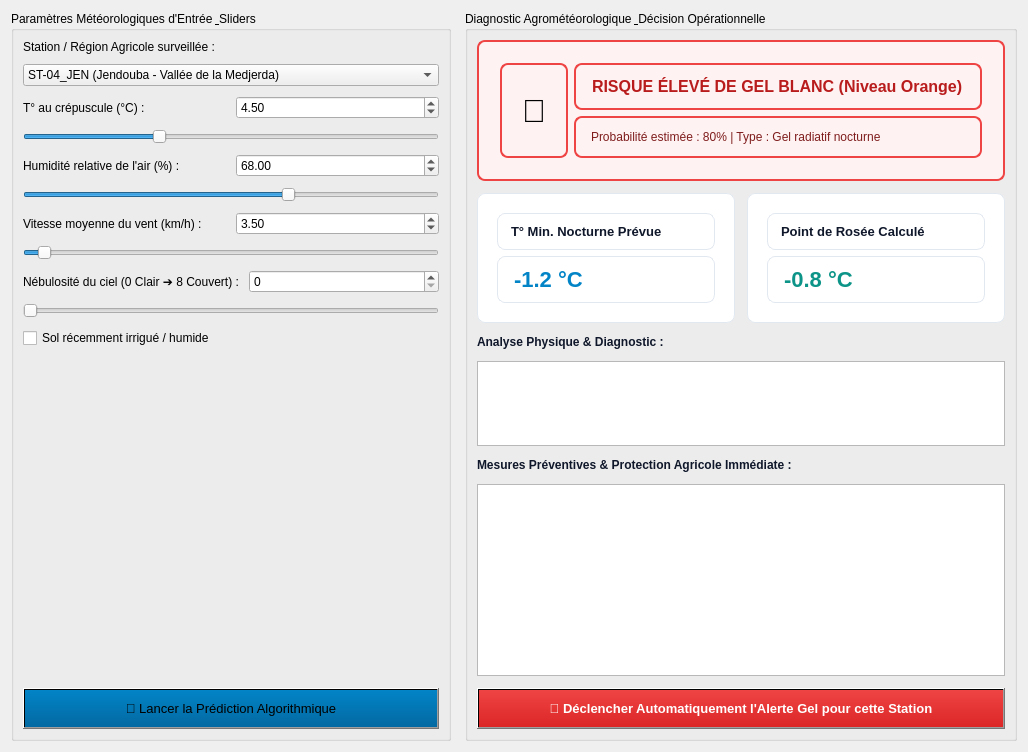
         <widget class="QWidget" name="pagePrediction">
          <layout class="QHBoxLayout" name="layoutPagePred">
           <property name="spacing"><number>14</number></property>
           <!-- LEFT: INPUTS AVEC SLIDERS PERSONNALISES -->
           <item>
            <widget class="QGroupBox" name="groupParamMeteo">
             <property name="minimumSize"><size><width>440</width><height>0</height></size></property>
             <property name="maximumSize"><size><width>480</width><height>16777215</height></size></property>
             <property name="title"><string>Paramètres Météorologiques d'Entrée &amp; Sliders</string></property>
             <layout class="QVBoxLayout" name="predParamLayout">
              <property name="spacing"><number>10</number></property>
              <item><widget class="QLabel" name="lblStationCible"><property name="text"><string>Station / Région Agricole surveillée :</string></property></widget></item>
              <item>
               <widget class="QComboBox" name="cmbStationCible">
                <item><property name="text"><string>ST-04_JEN (Jendouba - Vallée de la Medjerda)</string></property></item>
                <item><property name="text"><string>ST-06_SIL (Siliana - Hautes Plaines)</string></property></item>
                <item><property name="text"><string>ST-09_KAS (Kasserine - Zone Montagneuse)</string></property></item>
                <item><property name="text"><string>ST-07_KAI (Kairouan - Oliveraies)</string></property></item>
                <item><property name="text"><string>ST-08_NAB (Nabeul - Agrumes Cap Bon)</string></property></item>
               </widget>
              </item>
              <!-- SLIDER & SPINBOX TEMPERATURE -->
              <item>
               <layout class="QHBoxLayout" name="layoutTempHeader">
                <item><widget class="QLabel" name="lblTemp"><property name="text"><string>T° au crépuscule (°C) :</string></property></widget></item>
                <item><widget class="QDoubleSpinBox" name="spnTemp"><property name="minimum"><double>-10.0</double></property><property name="maximum"><double>35.0</double></property><property name="value"><double>4.5</double></property><property name="singleStep"><double>0.5</double></property></widget></item>
               </layout>
              </item>
              <item>
               <widget class="QSlider" name="sliderTemp">
                <property name="orientation"><enum>Qt::Horizontal</enum></property>
                <property name="minimum"><number>-100</number></property>
                <property name="maximum"><number>350</number></property>
                <property name="value"><number>45</number></property>
               </widget>
              </item>
              <!-- SLIDER & SPINBOX HUMIDITE -->
              <item>
               <layout class="QHBoxLayout" name="layoutHumHeader">
                <item><widget class="QLabel" name="lblHum"><property name="text"><string>Humidité relative de l'air (%) :</string></property></widget></item>
                <item><widget class="QDoubleSpinBox" name="spnHum"><property name="minimum"><double>10.0</double></property><property name="maximum"><double>100.0</double></property><property name="value"><double>68.0</double></property><property name="singleStep"><double>1.0</double></property></widget></item>
               </layout>
              </item>
              <item>
               <widget class="QSlider" name="sliderHum">
                <property name="orientation"><enum>Qt::Horizontal</enum></property>
                <property name="minimum"><number>10</number></property>
                <property name="maximum"><number>100</number></property>
                <property name="value"><number>68</number></property>
               </widget>
              </item>
              <!-- SLIDER & SPINBOX VENT -->
              <item>
               <layout class="QHBoxLayout" name="layoutVentHeader">
                <item><widget class="QLabel" name="lblVent"><property name="text"><string>Vitesse moyenne du vent (km/h) :</string></property></widget></item>
                <item><widget class="QDoubleSpinBox" name="spnVent"><property name="minimum"><double>0.0</double></property><property name="maximum"><double>100.0</double></property><property name="value"><double>3.5</double></property><property name="singleStep"><double>0.5</double></property></widget></item>
               </layout>
              </item>
              <item>
               <widget class="QSlider" name="sliderVent">
                <property name="orientation"><enum>Qt::Horizontal</enum></property>
                <property name="minimum"><number>0</number></property>
                <property name="maximum"><number>1000</number></property>
                <property name="value"><number>35</number></property>
               </widget>
              </item>
              <!-- SLIDER & SPINBOX NEBULOSITE -->
              <item>
               <layout class="QHBoxLayout" name="layoutNebHeader">
                <item><widget class="QLabel" name="lblNeb"><property name="text"><string>Nébulosité du ciel (0 Clair ➔ 8 Couvert) :</string></property></widget></item>
                <item><widget class="QSpinBox" name="spnNeb"><property name="minimum"><number>0</number></property><property name="maximum"><number>8</number></property><property name="value"><number>0</number></property></widget></item>
               </layout>
              </item>
              <item>
               <widget class="QSlider" name="sliderNeb">
                <property name="orientation"><enum>Qt::Horizontal</enum></property>
                <property name="minimum"><number>0</number></property>
                <property name="maximum"><number>8</number></property>
                <property name="value"><number>0</number></property>
               </widget>
              </item>
              <item>
               <widget class="QCheckBox" name="chkSolHumide">
                <property name="text"><string>Sol récemment irrigué / humide</string></property>
               </widget>
              </item>
              <item>
               <spacer name="spacerPred">
                <property name="orientation"><enum>Qt::Vertical</enum></property>
                <property name="sizeHint" stdset="0"><size><width>20</width><height>20</height></size></property>
               </spacer>
              </item>
              <item>
               <widget class="QPushButton" name="btnCalculerPrediction">
                <property name="cursor"><cursorShape>PointingHandCursor</cursorShape></property>
                <property name="text"><string>🔮 Lancer la Prédiction Algorithmique</string></property>
                <property name="styleSheet"><string notr="true">background: qlineargradient(x1:0, y1:0, x2:0, y2:1, stop:0 #0284c7, stop:1 #0369a1); padding: 12px; font-size: 13px;</string></property>
               </widget>
              </item>
             </layout>
            </widget>
           </item>
           <!-- RIGHT: RESULTATS & DIAGNOSTIC INNOVANT -->
           <item>
            <widget class="QGroupBox" name="groupResultatsPred">
             <property name="title"><string>Diagnostic Agrométéorologique &amp; Décision Opérationnelle</string></property>
             <layout class="QVBoxLayout" name="predResLayout">
              <property name="spacing"><number>12</number></property>
              <!-- BADGE DU RISQUE -->
              <item>
               <widget class="QFrame" name="frameBadgeRisque">
                <property name="styleSheet"><string notr="true">background-color: #fef2f2; border: 2px solid #ef4444; border-radius: 8px; padding: 12px;</string></property>
                <layout class="QHBoxLayout" name="badgeLayout">
                 <item><widget class="QLabel" name="lblRisqueIcon"><property name="text"><string>🚨</string></property><property name="styleSheet"><string notr="true">font-size: 32px;</string></property></widget></item>
                 <item>
                  <layout class="QVBoxLayout" name="badgeTextLayout">
                   <item><widget class="QLabel" name="lblNiveauRisqueText"><property name="text"><string>RISQUE ÉLEVÉ DE GEL BLANC (Niveau Orange)</string></property><property name="styleSheet"><string notr="true">font-size: 16px; font-weight: bold; color: #b91c1c;</string></property></widget></item>
                   <item><widget class="QLabel" name="lblProbabiliteText"><property name="text"><string>Probabilité estimée : 80% | Type : Gel radiatif nocturne</string></property><property name="styleSheet"><string notr="true">font-size: 12px; color: #7f1d1d;</string></property></widget></item>
                  </layout>
                 </item>
                </layout>
               </widget>
              </item>
              <!-- ESTIMATIONS THERMIQUES -->
              <item>
               <layout class="QHBoxLayout" name="layoutThermique">
                <item>
                 <widget class="QFrame" name="boxTMin">
                  <property name="styleSheet"><string notr="true">background: #ffffff; border: 1px solid #e2e8f0; border-radius: 8px; padding: 10px;</string></property>
                  <layout class="QVBoxLayout" name="vboxTMin">
                   <item><widget class="QLabel" name="lblTMinTitre"><property name="text"><string>T° Min. Nocturne Prévue</string></property><property name="styleSheet"><string notr="true">color: #0f172a; font-size: 13px; font-weight: bold;</string></property></widget></item>
                   <item><widget class="QLabel" name="lblTMinValeur"><property name="text"><string>-1.2 °C</string></property><property name="styleSheet"><string notr="true">font-size: 22px; font-weight: bold; color: #0284c7;</string></property></widget></item>
                  </layout>
                 </widget>
                </item>
                <item>
                 <widget class="QFrame" name="boxDew">
                  <property name="styleSheet"><string notr="true">background: #ffffff; border: 1px solid #e2e8f0; border-radius: 8px; padding: 10px;</string></property>
                  <layout class="QVBoxLayout" name="vboxDew">
                   <item><widget class="QLabel" name="lblDewTitre"><property name="text"><string>Point de Rosée Calculé</string></property><property name="styleSheet"><string notr="true">color: #0f172a; font-size: 13px; font-weight: bold;</string></property></widget></item>
                   <item><widget class="QLabel" name="lblDewValeur"><property name="text"><string>-0.8 °C</string></property><property name="styleSheet"><string notr="true">font-size: 22px; font-weight: bold; color: #0d9488;</string></property></widget></item>
                  </layout>
                 </widget>
                </item>
               </layout>
              </item>
              <!-- DIAGNOSTIC -->
              <item><widget class="QLabel" name="lblTitreDiag"><property name="text"><string>Analyse Physique &amp; Diagnostic :</string></property><property name="styleSheet"><string notr="true">font-weight: bold; color: #0f172a;</string></property></widget></item>
              <item>
               <widget class="QTextEdit" name="txtDiagnostic">
                <property name="readOnly"><bool>true</bool></property>
                <property name="maximumSize"><size><width>16777215</width><height>85</height></size></property>
               </widget>
              </item>
              <!-- RECOMMANDATIONS -->
              <item><widget class="QLabel" name="lblTitreRecom"><property name="text"><string>Mesures Préventives &amp; Protection Agricole Immédiate :</string></property><property name="styleSheet"><string notr="true">font-weight: bold; color: #0f172a;</string></property></widget></item>
              <item>
               <widget class="QTextEdit" name="txtRecommandations">
                <property name="readOnly"><bool>true</bool></property>
               </widget>
              </item>
              <!-- BOUTON DECLENCHEMENT RAPIDE -->
              <item>
               <widget class="QPushButton" name="btnDeclencherAlerteGel">
                <property name="cursor"><cursorShape>PointingHandCursor</cursorShape></property>
                <property name="text"><string>🚨 Déclencher Automatiquement l'Alerte Gel pour cette Station</string></property>
                <property name="styleSheet"><string notr="true">background: qlineargradient(x1:0, y1:0, x2:0, y2:1, stop:0 #ef4444, stop:1 #dc2626); color: white; padding: 12px; font-size: 13px; font-weight: bold;</string></property>
               </widget>
              </item>
             </layout>
            </widget>
           </item>
          </layout>
         </widget>
